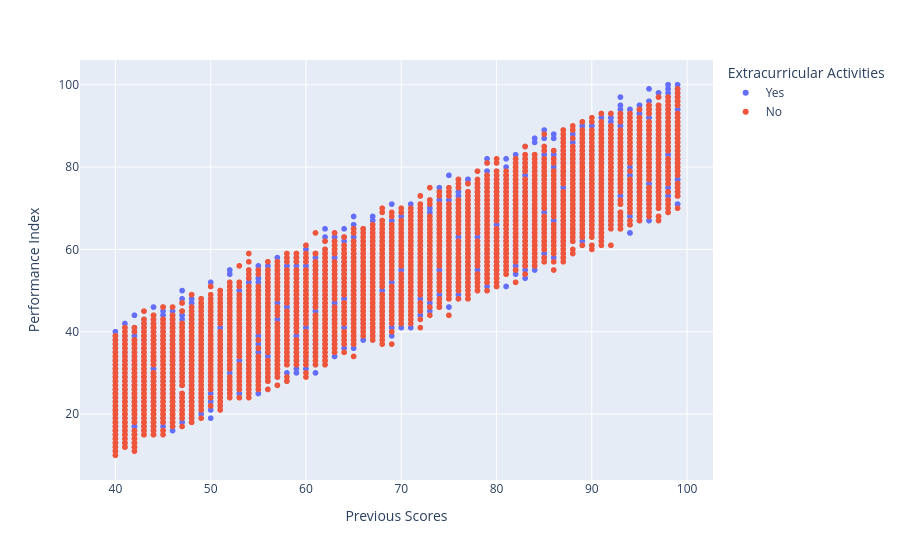

Source (notebook cell):
### Code cell
fig = px.scatter(df,x=df["Previous Scores"],y=df["Performance Index"],color=df["Extracurricular Activities"])
fig.show()

### Figure 1 — Plotly figure (JSON) as saved in the notebook; plotly's stock layout.template omitted (floating-point values rounded to 4 significant figures; data arrays with more than 128 entries replaced by an {"elided": "..."} marker saying what was removed)
{"data": [{"hovertemplate": "Extracurricular Activities=Yes<br>Previous Scores=%{x}<br>Performance Index=%{y}<extra></extra>", "legendgroup": "Yes", "marker": {"color": "#636efa", "symbol": "circle"}, "mode": "markers", "name": "Yes", "showlegend": true, "type": "scattergl", "x": {"elided": "4948 int values"}, "xaxis": "x", "y": {"elided": "4948 float values"}, "yaxis": "y"}, {"hovertemplate": "Extracurricular Activities=No<br>Previous Scores=%{x}<br>Performance Index=%{y}<extra></extra>", "legendgroup": "No", "marker": {"color": "#EF553B", "symbol": "circle"}, "mode": "markers", "name": "No", "showlegend": true, "type": "scattergl", "x": {"elided": "5052 int values"}, "xaxis": "x", "y": {"elided": "5052 float values"}, "yaxis": "y"}], "layout": {"legend": {"title": {"text": "Extracurricular Activities"}, "tracegroupgap": 0}, "margin": {"t": 60}, "xaxis": {"anchor": "y", "domain": [0, 1], "title": {"text": "Previous Scores"}}, "yaxis": {"anchor": "x", "domain": [0, 1], "title": {"text": "Performance Index"}}}}
